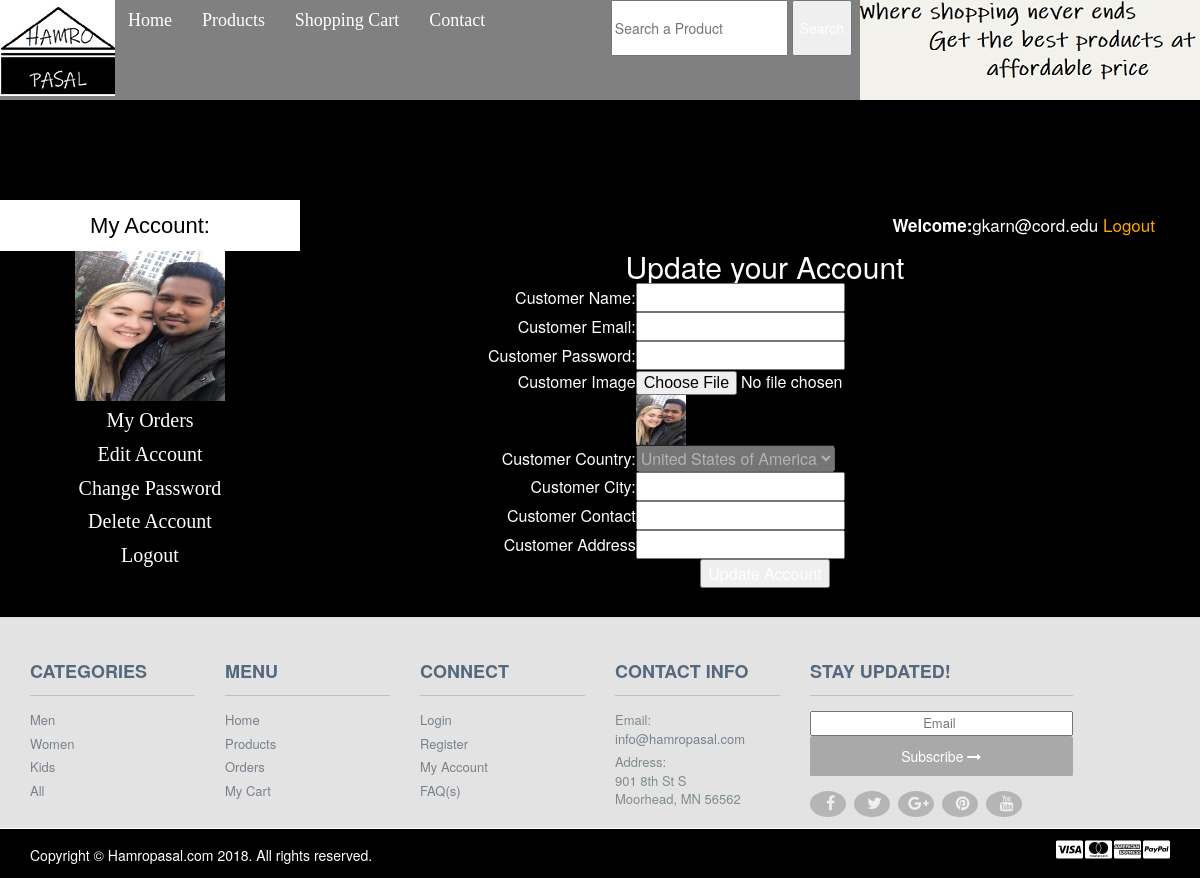
The page /customer/my_account.php?edit_account (signed in) on the database its author committed.
### tables this page shows
CREATE TABLE `customers` (
  `customer_id` int(10) NOT NULL,
  `customer_ip` varchar(255) NOT NULL,
  `customer_name` text NOT NULL,
  `customer_email` varchar(100) NOT NULL,
  `customer_pass` varchar(100) NOT NULL,
  `customer_country` text NOT NULL,
  `customer_city` text NOT NULL,
  `customer_contact` varchar(255) NOT NULL,
  `customer_image` text NOT NULL,
  `customer_address` text NOT NULL
);

### customer/edit_account.php (the view, shortened to what this page needs)
<?php
	include("includes/db.php");
	$user = $_SESSION['customer_email'];
	$get_customer = "select * from customers where customer_email='$user'";
	$run_customer = mysqli_query($con, $get_customer);
	$row_customer = mysqli_fetch_array($run_customer);
	$name = $row_customer['customer_name'];
	$email = $row_customer['customer_email'];
	$pass = $row_customer['customer_pass'];
	$image = $row_customer['customer_image'];
	$country = $row_customer['customer_country'];
	$city = $row_customer['customer_city'];
	$contact = $row_customer['customer_contact'];
	$address = $row_customer['customer_address'];
?>
<form action="" method="post" enctype="multipart/form-data" />
		<table align="center" width="750">
			<tr align="center">
				<td colspan="6"><h2>Update your Account</h2></td>
			</tr>
			<tr>
				<td align="right">Customer Name:</td>
				<td><input type="text" name="c_name" value="<?php echo $name; ?>" required /></td>
			</tr>
			<tr>
				<td align="right">Customer Email:</td>
				<td><input type="text" name="c_email" value="<?php echo $email; ?>" required /></td>
			</tr>
			<tr>
				<td align="right">Customer Password:</td>
				<td><input type="password" name="c_pass" value="<?php echo $pass; ?>" required /></td>
			</tr>
			<tr>
				<td align="right">Customer Image</td>
				<td><input type="file" name="c_image" /><img src="customer_images/<?php echo $image; ?>" width="50" height="50"/></td>
			</tr>
			<tr>
				<td align="right">Customer Country:</td>
				<td>
					<select name="c_country" disabled>
						<option><?php echo $country; ?></option>
					</select>
				</td>
			</tr>
			<tr>
				<td align="right">Customer City:</td>
				<td><input type="text" name="c_city" value="<?php echo $city; ?>" /></td>
			</tr>
			<tr>
				<td align="right">Customer Contact</td>
				<td><input type="text" name="c_contact" value="<?php echo $contact; ?>" /></td>
			</tr>
			<tr>
				<td align="right">Customer Address</td>
				<td><input type="text" name="c_address" value="<?php echo $address; ?>" /></td>
			</tr>
			<tr align="center">
				<td colspan="6"><input type="submit" name="update" value="Update Account" /></td>
			</tr>
		</table>

### customer/my_account.php (shortened to what this page needs)
<!DOCTYPE>
<?php
include("functions/functions.php");
?>
<html>
	<head>
		<link href="//netdna.bootstrapcdn.com/bootstrap/3.2.0/css/bootstrap.min.css" rel="stylesheet" id="bootstrap-css">
		<link rel="stylesheet" href="https://cdnjs.cloudflare.com/ajax/libs/font-awesome/4.7.0/css/font-awesome.min.css">
		<link href="styles/footer.css" rel="stylesheet">
		<link rel="stylesheet" href="styles/style.css" media="all"/>
	</head>
	<div class="main_wrapper">
		<body>
		<div class="header_wrapper">
			<ul>
			<a href="../index.php"><img id="logo" src="Img/logo.jpg"/></a>
			<img id="banner" src="Img/banner.jpg"/>
		</ul>
		<ul>
			<div class="menubar">
				<ul id="menu">
					<li><a href="../index.php">Home</a></li>
					<li><a href="../all_products.php">Products</a></li>
					<li><a href="../cart.php">Shopping Cart</a></li>
					<li><a href="#">Contact</a></li>
				</ul>
					<div id="form">
						<form method="get" action="results.php" enctype="multipart/form-data">
							<input type="text" name"user_query" placeholder= "Search a Product"/>
							<input type="submit" name="search" value="Search"/>
						</form>
					</div>
			</div>
			</ul>
			</div>
		<div class="content_wrapper">
			<div id ="sidebar">
				<div id="sidebar_title">My Account:</div>
				<ul id="saman">
				<?php
					$user = $_SESSION['customer_email'];
					$get_img = "select * from customers where customer_email='$user'";
					$run_img = mysqli_query($con, $get_img);
					$row_img = mysqli_fetch_array($run_img);
					$c_image = $row_img['customer_image'];
					echo "<p style='text-align:center;'> <img src='customer_images/$c_image' width='150' height='150'/>";
				?>
					<li><a href="my_account.php?my_orders">My Orders</a></li>
					<li><a href="my_account.php?edit_account">Edit Account</a></li>
					<li><a href="my_account.php?change_pass">Change Password</a></li>
					<li><a href="my_account.php?delete_account">Delete Account</a></li>
					<li><a href="logout.php">Logout</a></li>
				</ul>
			</div>
			<div id="content_area">
			<div id="shopping_cart">
					<span style="float:right; font-size:17px; padding:5px; line-height:40px;">
					<?php
						if(isset($_SESSION['customer_email'])){
							echo "<b>Welcome:</b>" . $_SESSION['customer_email'];
						}
					?>
					<?php
						if(!isset($_SESSION['customer_email'])){
							echo "<a href='../checkout.php' style='color:orange'>Login</a>";
						}
						else{
							echo "<a href='logout.php' style='color:orange'>Logout</a>";
						}
					?>
					</span>
			</div>
					<div id = "products_box">
						<?php
							if(isset($_GET['edit_account'])){
								include("edit_account.php");
							}
						?>
					</div>
			</div>
		</div>
		</body>
		<footer>
		    <div class="footer" id="footer">
		        <div class="container">
		            <div class="row">
		                <div class="col-lg-2  col-md-2 col-sm-4 col-xs-6">
		                    <h3> Categories </h3>
		                    <ul>
		                        <li> <a href="#"> Men </a> </li>
		                        <li> <a href="#"> Women </a> </li>
		                        <li> <a href="#"> Kids </a> </li>
		                        <li> <a href="#"> All </a> </li>
		                    </ul>
		                </div>
		                <div class="col-lg-2  col-md-2 col-sm-4 col-xs-6">
		                    <h3> Menu </h3>
		                    <ul>
		                        <li> <a href="#"> Home </a> </li>
		                        <li> <a href="#"> Products </a> </li>
		                        <li> <a href="#"> Orders</a> </li>
		                        <li> <a href="#"> My Cart</a> </li>
		                    </ul>
		                </div>
		                <div class="col-lg-2  col-md-2 col-sm-4 col-xs-6">
		                    <h3> Connect  </h3>
		                    <ul>
		                        <li> <a href="#"> Login </a> </li>
		                        <li> <a href="#"> Register </a> </li>
		                        <li> <a href="#"> My Account </a> </li>
		                        <li> <a href="#"> FAQ(s) </a> </li>
		                    </ul>
		                </div>
		                <div class="col-lg-2  col-md-2 col-sm-4 col-xs-6">
		                    <h3> Contact Info </h3>
		                    <ul>
		                        <li> Email: </li>
		                        <li> <a href="#">info@hamropasal.com </a> </li>
		                        <li> Address: </li>
		                        <li>901 8th St S</li>
		                        <li>Moorhead, MN 56562</li>
		                    </ul>
		                </div>
		                <div class="col-lg-3  col-md-3 col-sm-6 col-xs-12 ">
		                    <h3> Stay Updated! </h3>
		                    <ul>
		                        <li>
		                            <div class="input-append newsletter-box text-center">
		                                <input type="text" class="full text-center" placeholder="Email ">
		                                <button class="btn  bg-gray" type="button"> Subscribe <i class="fa fa-long-arrow-right"> </i> </button>
		                            </div>
		                        </li>
		                    </ul>
		                    <ul class="social">
		                        <li> <a href="#"> <i class=" fa fa-facebook"></i> </a> </li>
		                        <li> <a href="#"> <i class="fa fa-twitter"></i> </a> </li>
		                        <li> <a href="#"> <i class="fa fa-google-plus"></i> </a> </li>
		                        <li> <a href="#"> <i class="fa fa-pinterest"></i> </a> </li>
		                        <li> <a href="#"> <i class="fa fa-youtube"></i> </a> </li>
		                    </ul>
		                </div>
		            </div>
		        </div>
		    </div>
		    <div class="footer-bottom">
		        <div class="container">
		            <p class="pull-left"> Copyright © Hamropasal.com 2018. All rights reserved. </p>
		            <div class="pull-right">
		                <ul class="nav nav-pills payments">
		                	<li><i class="fa fa-cc-visa"></i></li>
		                    <li><i class="fa fa-cc-mastercard"></i></li>
		                    <li><i class="fa fa-cc-amex"></i></li>
		                    <li><i class="fa fa-cc-paypal"></i></li>
		                </ul>
		            </div>
		        </div>
		    </div>
		</footer>
	</div>
</html>

### customer/styles/footer.css (style rules this page uses)
.full { width: 100%; }
.footer { background: #E3E3E3; height: 230px; bottom:31px; position: absolute; width: 100%; border-bottom: 1px solid #CCCCCC; border-top: 1px solid #DDDDDD; }
.footer h3 { border-bottom: 1px solid #BAC1C8; color: #54697E; font-size: 18px; font-weight: 600; line-height: 27px; padding: 40px 0 10px; text-transform: uppercase; }
.footer ul { font-size: 13px; list-style-type: none; margin-left: 0; padding-left: 0; margin-top: 15px; color: #7F8C8D; }
.footer ul li a { padding: 0 0 5px 0; display: block; }
.footer a { color: #78828D }
.newsletter-box .btn { border: medium none; background-color: #A9A9A9; -webkit-border-radius: 3px; -moz-border-radius: 3px; -o-border-radius: 3px; -ms-border-radius: 3px; border-radius: 3px; display: inline-block; height: 40px; padding: 0; width: 100%; color: #fff; }
.newsletter-box { overflow: hidden; }
.bg-gray { background-image: -moz-linear-gradient(center bottom, #BBBBBB 0%, #F0F0F0 100%); box-shadow: 0 1px 0 #B4B3B3; }
.social li { background: none repeat scroll 0 0 #B5B5B5; border: 2px solid #B5B5B5; -webkit-border-radius: 75%; -moz-border-radius: 75%; -o-border-radius: 75%; -ms-border-radius: 75%; border-radius: 75%; float: left; height: 26px; line-height: 36px; margin: 0 8px 0 0; padding: 2; text-align: center; width: 36px; transition: all 0.5s ease 0s; -moz-transition: all 0.5s ease 0s; -webkit-transition: all 0.5s ease 0s; -ms-transition: all 0.5s ease 0s; -o-transition: all 0.5s ease 0s; }
.social li a { color: #EDEFF1; }
.social li a i { font-size: 16px; margin: 0 0 0 5px; color: #EDEFF1 !important; }
.footer-bottom { left:0px; bottom:0px; height: 50px; width: 100%; position: fixed; background: black; color:white; border-top: 1px solid #ffffff; padding-top: 10px; padding-bottom: 10px; }
.footer-bottom p.pull-left { padding-top: 6px; }
.payments { font-size: 1.5em; }

### customer/styles/style.css (style rules this page uses)
html, body, div, span, applet, object, iframe, h1, h2, h3, h4, h5, h6, p, blockquote, pre, a, abbr, acronym, address, big, cite, code, del, dfn, em, img, ins, kbd, q, s, samp, small, strike, strong, sub, sup, tt, var, b, u, i, center, dl, dt, dd, ol, ul, li, fieldset, form, label, legend, table, caption, tbody, tfoot, thead, tr, th, td, article, aside, canvas, details, embed, figure, figcaption, footer, header, hgroup, menu, nav, output, ruby, section, summary, time, mark, audio, video { margin: 0; padding: 0; border: 0; vertical-align: baseline; }
article, aside, details, figcaption, figure, footer, header, hgroup, menu, nav, section { display: block; }
* { box-sizing: border-box; }
*:before, *:after { box-sizing: border-box; }
html, body { height: 100%; position: relative; background:black; color:white; }
.main_wrapper { min-height: 100vh; overflow: hidden; display: block; position: relative; padding-bottom: 280px; }
.header_wrapper { width:100%; height:200px; margin:auto; }
#logo { float:left; }
#banner { float:right; }
.menubar { width:100%; height:100px; background:gray; color:white; }
#menu { padding:0; margin:0; line-height:40px; float:left; }
#menu li { list-style:none; display:inline; }
#menu a { text-decoration:none; color:white; padding:8px; margin:5px; font-size:18px; font-family:COMIC SANS MS; }
#form { float:right; padding-right:8px; line-height:50px; }
.content_wrapper { width:100%; margin:auto; background:black; color: white; }
#content_area { width:70%; float:right; background:black; color: white; }
#sidebar { width:25%; background:black; float:left; }
#sidebar_title { background-color:white; color:black; font-size:22px; font-family:arial; padding:10px; text-align:center; }
#saman { text-align:center; }
#saman li { list-style:none; margin:5px; }
#saman a { color:white; padding:8px; margin:5px; text-align:center; font-size:20px; text-decoration:none; font-family:Comic Sans MS }
#products_box { width:780px; text-align:center; margin-left:30px; margin-bottom:10px; }
#shopping_cart { width:800px; height: 50px; background:black; color:white; }

### rows shown on the page
customers: customer_image (picture), c_name "Lindsay J Schneider", c_email "gkarn@cord.edu", c_country "United States of America", c_city "Moorhead", c_contact "3453345324", c_address "901 8th St. S"

### other values the page prints
$_SESSION['customer_email'] "gkarn@cord.edu"
